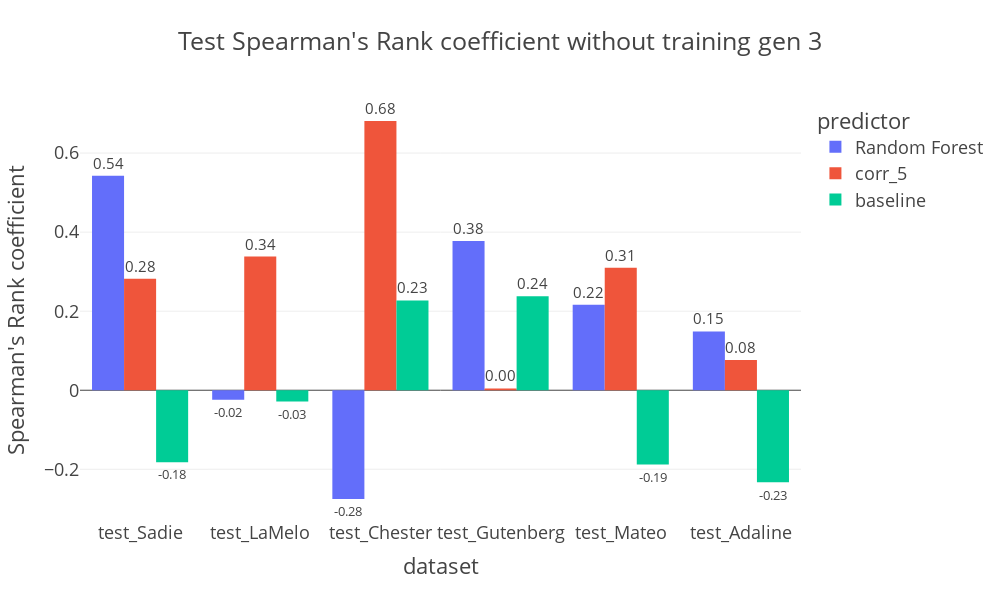

Here is the notebook cell this chart was saved with:
### Code cell
correlations_dfs=correlations_dfs[~correlations_dfs.predictor.isin(["Gradient Boosting","XGBoost"])]

fig = px.histogram(correlations_dfs[~correlations_dfs.predictor.isin(["tau_5","baseline_tau"])], x="dataset", y="Spearman's Rank",
             color='predictor', barmode='group',text_auto=".2f",
            title=f"Test Spearman's Rank coefficient without training gen {generation}"
             )
fig.update_yaxes(title_text="Spearman's Rank coefficient")
fig.update_layout(height=600, width=1000, template="presentation")
fig.update_traces(textfont_size=15, textangle=0, textposition="outside", cliponaxis=True)

### Figure 1 — Plotly figure (JSON) as saved in the notebook; plotly's stock layout.template omitted (floating-point values rounded to 4 significant figures)
{"data": [{"alignmentgroup": "True", "bingroup": "x", "cliponaxis": true, "histfunc": "sum", "hovertemplate": "predictor=Random Forest<br>dataset=%{x}<br>sum of Spearman's Rank=%{y}<extra></extra>", "legendgroup": "Random Forest", "marker": {"color": "#636efa", "pattern": {"shape": ""}}, "name": "Random Forest", "offsetgroup": "Random Forest", "orientation": "v", "showlegend": true, "textangle": 0, "textfont": {"size": 15}, "textposition": "outside", "texttemplate": "%{value:.2f}", "type": "histogram", "x": ["test_Sadie", "test_LaMelo", "test_Chester", "test_Gutenberg", "test_Mateo", "test_Adaline"], "xaxis": "x", "y": [0.5429, -0.02406, -0.2752, 0.3774, 0.2165, 0.1489], "yaxis": "y"}, {"alignmentgroup": "True", "bingroup": "x", "cliponaxis": true, "histfunc": "sum", "hovertemplate": "predictor=corr_5<br>dataset=%{x}<br>sum of Spearman's Rank=%{y}<extra></extra>", "legendgroup": "corr_5", "marker": {"color": "#EF553B", "pattern": {"shape": ""}}, "name": "corr_5", "offsetgroup": "corr_5", "orientation": "v", "showlegend": true, "textangle": 0, "textfont": {"size": 15}, "textposition": "outside", "texttemplate": "%{value:.2f}", "type": "histogram", "x": ["test_Sadie", "test_LaMelo", "test_Chester", "test_Gutenberg", "test_Mateo", "test_Adaline"], "xaxis": "x", "y": [0.2821, 0.3383, 0.6812, 0.004511, 0.3098, 0.07669], "yaxis": "y"}, {"alignmentgroup": "True", "bingroup": "x", "cliponaxis": true, "histfunc": "sum", "hovertemplate": "predictor=baseline<br>dataset=%{x}<br>sum of Spearman's Rank=%{y}<extra></extra>", "legendgroup": "baseline", "marker": {"color": "#00cc96", "pattern": {"shape": ""}}, "name": "baseline", "offsetgroup": "baseline", "orientation": "v", "showlegend": true, "textangle": 0, "textfont": {"size": 15}, "textposition": "outside", "texttemplate": "%{value:.2f}", "type": "histogram", "x": ["test_Sadie", "test_LaMelo", "test_Chester", "test_Gutenberg", "test_Mateo", "test_Adaline"], "xaxis": "x", "y": [-0.1821, -0.02857, 0.2271, 0.2376, -0.188, -0.2331], "yaxis": "y"}], "layout": {"barmode": "group", "height": 600, "legend": {"title": {"text": "predictor"}, "tracegroupgap": 0}, "title": {"text": "Test Spearman's Rank coefficient without training gen 3"}, "width": 1000, "xaxis": {"anchor": "y", "autorange": true, "domain": [0, 1], "range": [-0.5, 5.5], "title": {"text": "dataset"}, "type": "category"}, "yaxis": {"anchor": "x", "autorange": true, "domain": [0, 1], "range": [-0.3283, 0.7343], "title": {"text": "Spearman's Rank coefficient"}, "type": "linear"}}}
